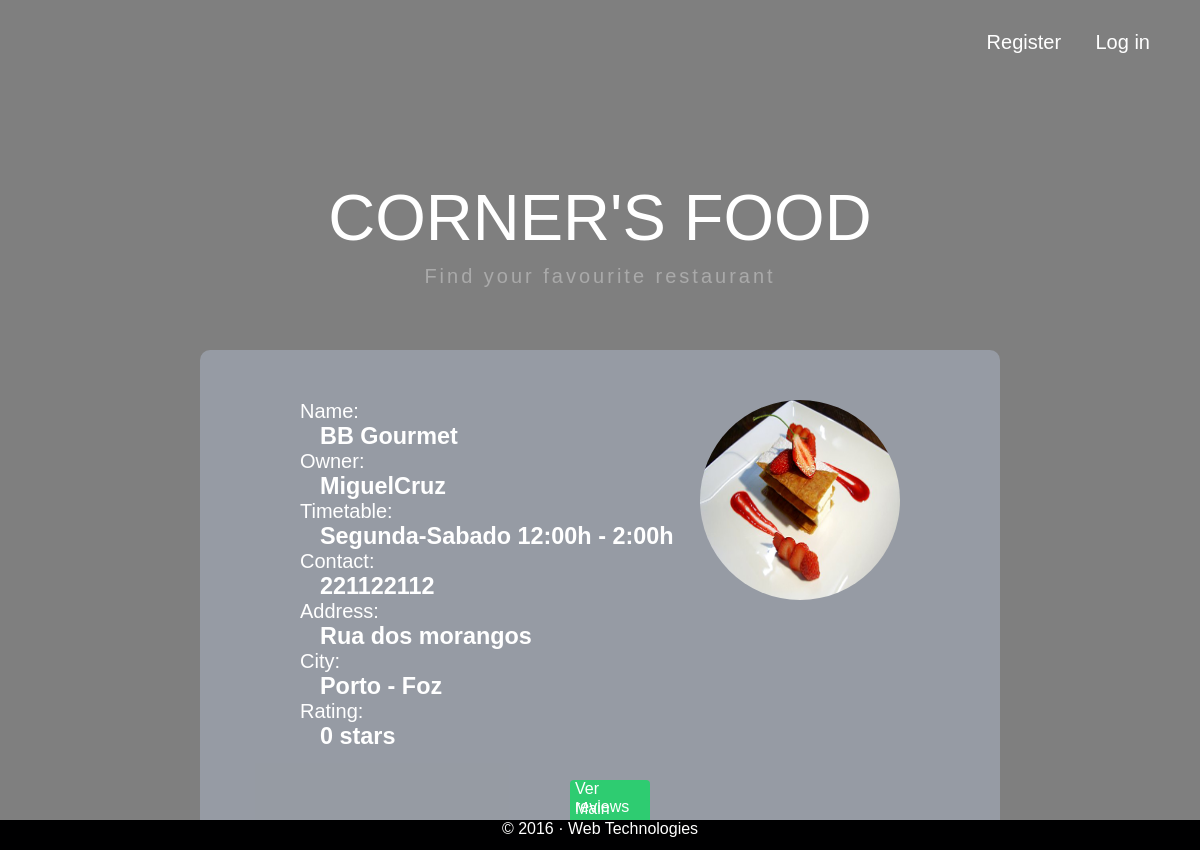
The app's page /RestaurantDetailPage.php?Restaurant_search=2 with its own data.
### tables this page shows
CREATE TABLE Foto(
			idFoto INTEGER PRIMARY KEY , 
			fotoName VARCHAR
			);

CREATE TABLE Restaurant(
			idRestaurant INTEGER PRIMARY KEY AUTOINCREMENT,
			name VARCHAR NOT NULL,
			owner VARCHAR REFERENCES User(username),
			timetable VARCHAR,
			contact INTEGER,
			address VARCHAR,
			idCity INTEGER REFERENCES City(idCity)
			);

CREATE TABLE City(
			idCity INTEGER PRIMARY KEY,
			city VARCHAR
			);

### getRestaurantInfo.php (called while the page is built, shortened)
<?php
   function getInfo_restaurant($idRestaurant) {
    global $conn;
    $stmt = $conn->prepare('SELECT * FROM  Restaurant WHERE idRestaurant = ?');
	$stmt->execute(array($idRestaurant));
    return ($stmt->fetch());
  }
   function getInfo_restaurant_photo($idRestaurant) {
    global $conn;
    $stmt = $conn->prepare('SELECT * FROM  RestaurantFoto WHERE idRestaurant = ?');
	$stmt->execute(array($idRestaurant));
    return ($stmt->fetch());
  }
function getAverage($Rest) {
	global $conn;
	$Sum_Average = 0;
	$Rating = "SELECT rating FROM Review WHERE Review.idRestaurant = $Rest";
	$All_rating = $conn->prepare($Rating);
	$All_rating->execute();
	$result = $All_rating->fetchAll();
	if (count($result) === 0)
	{
		return 0;
	}
	$Average = $Sum_Average / count($result);
	$Average = round($Average, 1);
	return $Average;
}
?>

### database/photo.php (called while the page is built, shortened)
<?php
function getInfoFoto($idFoto){
	global $conn;
	$stmt = $conn->prepare('SELECT * FROM Foto WHERE idFoto =? ');
	$stmt->execute(array($idFoto));
	return ($stmt->fetch());
}
?>

### RestaurantDetailPage.php (the view, shortened to what this page needs)
<?php
include_once('config/init.php');
include_once('getRestaurantInfo.php');
include_once('database/photo.php');
include('templates/headerFinal.php');
include('templates/Corner_food.php');
$Restaurant_search = $_GET['Restaurant_search'];
$res = getInfo_restaurant($Restaurant_search);
$info_restaurant_photo = getInfo_restaurant_photo($Restaurant_search);
$name = $res['name'];
$owner = $res['owner'];
$timetable = $res['timetable'];
$contact = $res['contact'];
$address = $res['address'];
$idcity = $res['idCity'];
$idRestaurant=$res['idRestaurant'];
	$stmt = $conn->prepare('SELECT * FROM City WHERE City.idCity = ?');
    $stmt->execute(array($idcity));
    $infoCity = $stmt->fetch();
	$city= $infoCity['city'];
$idFoto = $info_restaurant_photo['idFoto'];
$infoFoto = getInfoFoto($idFoto);
$FotoName = $infoFoto['fotoName'];
$Rating = getAverage($Restaurant_search);
?>
<section id="Restaurant-Detailed-Info">
	<header>
		<section id="Restaurant-Info">
			<?php if($FotoName !== NULL)
			{?>
			<section id="Restaurant-Image">
				<img src="database/photos/<?=$FotoName?>" width="200" height="200">
			</section>
			<?php } ?>
			<section id="name">
				Name: <h3><?=$name?></h3>
			</section>
			<section id="owner">
				Owner: <h3><?=$owner?></h3>
			</section>
			<section id="timetable">
				Timetable: <h3><?=$timetable?></h3>
			</section>
			<section id="contact">
				Contact: <h3><?=$contact?></h3>
			</section>
			<section id="address">
				Address: <h3><?=$address?></h3>
			</section>
			<section>
				City: <h3 id="city"><?=$city?></h3>
			</section>
			<section id="rating">
				Rating: <h3><?=$Rating?> stars</h3>
			</section>
		</section>
	</header>
	<li><a href="reviewPage.php?idRestaurant=<?=$idRestaurant?>"> Ver reviews </a><li>
	<li><a href="index.php">Main Page</a></li>
</section>
<?php
include('templates/footer.php');
?>

### css/style.css (style rules this page uses)
header { padding-bottom: 50px; }
* { margin: 0; padding: 0; }
html, body { height: 100%; font-family: Calibri,sans-serif; }
#Restaurant-Detailed-Info { width:800px; height: 500px; margin:0 auto; margin-top: 300px; margin-bottom: 40px; border-radius: 10px; background-color: rgba(166, 174, 188,0.6); }
#Restaurant-Detailed-Info header { margin-left: 100px; margin-right: 100px; padding-top: 50px; }
#Restaurant-Detailed-Info li { list-style-type: none; margin-right:350px; margin-left:350px; margin-top: -50px; }
#Restaurant-Detailed-Info a { text-decoration: none; color: #fff; border-radius: 4px; border: none; border-bottom: 4px solid #27AE60; background-color: #2ECC71; display: inherit; margin-top: 30px; margin-left: 20px; padding-left: 5px; }
#Restaurant-Image { float:right; }
#Restaurant-Image img { border-radius: 100px; }
#Restaurant-Info { display: inline; font-family: Calibri,sans-serif; font-size: 20px; color: white; }
#Restaurant-Info h3 { margin-left: 20px; }

### records on screen
foto: fotoName (picture)
restaurant: name "BB Gourmet", owner "MiguelCruz", timetable "Segunda-Sabado 12:00h - 2:00h", contact "221122112", address "Rua dos morangos"
city: city "Porto - Foz"

### other values on screen
$Rating "0"
